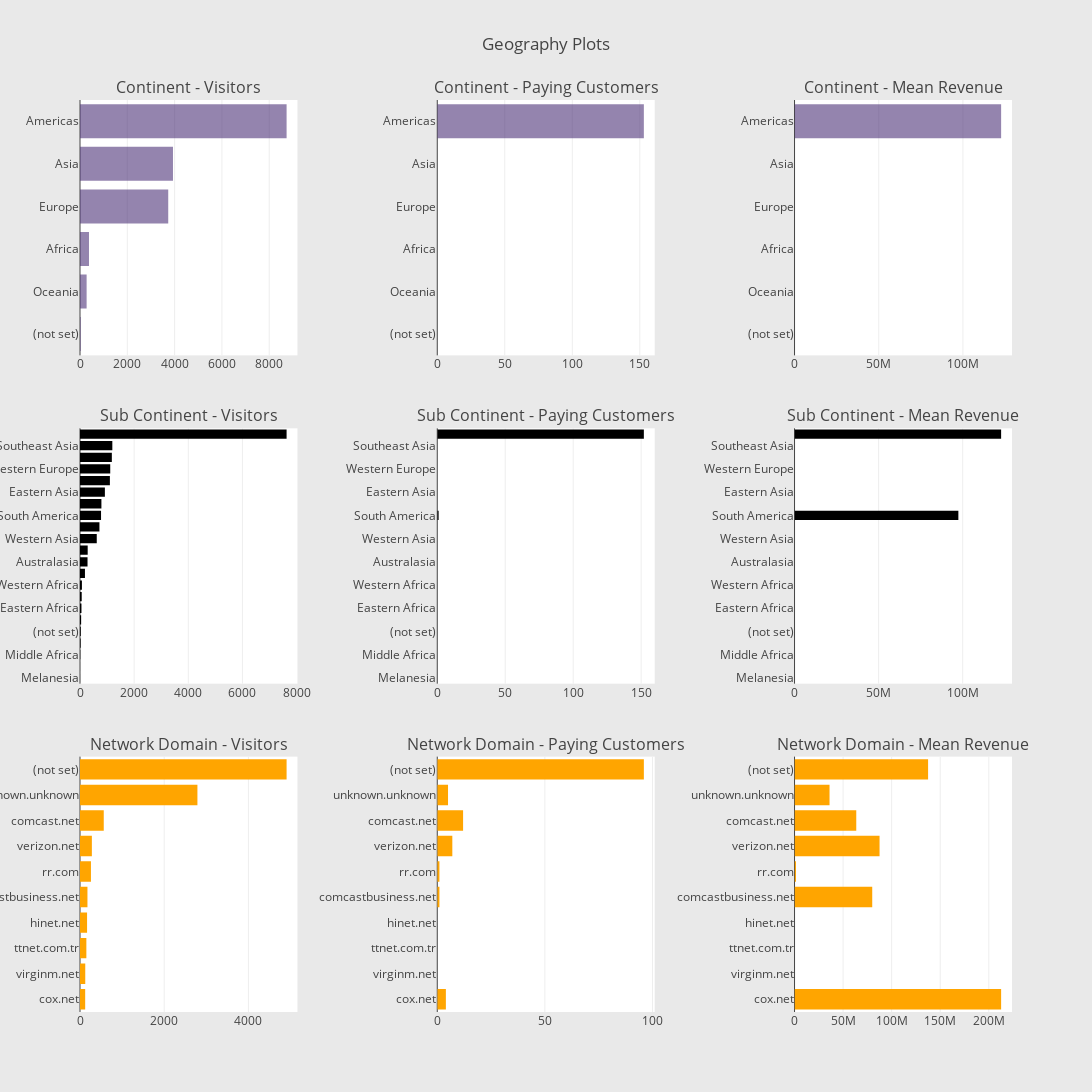

The cell this chart's notebook holds for it:
### Code cell
# Continent
cnt_srs = datavis.groupby('geoNetwork.continent')['totals.transactionRevenue'].agg(['size', 'count', 'mean'])
cnt_srs.columns = ["count", "count of non-zero revenue", "mean"]
cnt_srs = cnt_srs.sort_values(by="count", ascending=False)
trace1 = horizontal_bar_chart(cnt_srs["count"].head(10), 'rgba(78, 50, 120, 0.6)')
trace2 = horizontal_bar_chart(cnt_srs["count of non-zero revenue"].head(10), 'rgba(78, 50, 120, 0.6)')
trace3 = horizontal_bar_chart(cnt_srs["mean"].head(10), 'rgba(78, 50, 120, 0.6)')

# Sub-continent
cnt_srs = datavis.groupby('geoNetwork.subContinent')['totals.transactionRevenue'].agg(['size', 'count', 'mean'])
cnt_srs.columns = ["count", "count of non-zero revenue", "mean"]
cnt_srs = cnt_srs.sort_values(by="count", ascending=False)
trace4 = horizontal_bar_chart(cnt_srs["count"], 'black')
trace5 = horizontal_bar_chart(cnt_srs["count of non-zero revenue"], 'black')
trace6 = horizontal_bar_chart(cnt_srs["mean"], 'black')

# Network domain
cnt_srs = datavis.groupby('geoNetwork.networkDomain')['totals.transactionRevenue'].agg(['size', 'count', 'mean'])
cnt_srs.columns = ["count", "count of non-zero revenue", "mean"]
cnt_srs = cnt_srs.sort_values(by="count", ascending=False)
trace7 = horizontal_bar_chart(cnt_srs["count"].head(10), 'orange')
trace8 = horizontal_bar_chart(cnt_srs["count of non-zero revenue"].head(10), 'orange')
trace9 = horizontal_bar_chart(cnt_srs["mean"].head(10), 'orange')

# Creating two subplots
fig = tools.make_subplots(rows=3, cols=3, vertical_spacing=0.08, horizontal_spacing=0.15, 
                          subplot_titles=["Continent - Visitors", "Continent - Paying Customers", "Continent - Mean Revenue",
                                          "Sub Continent - Visitors",  "Sub Continent - Paying Customers", "Sub Continent - Mean Revenue",
                                          "Network Domain - Visitors", "Network Domain - Paying Customers", "Network Domain - Mean Revenue"])

fig.append_trace(trace1, 1, 1)
fig.append_trace(trace2, 1, 2)
fig.append_trace(trace3, 1, 3)
fig.append_trace(trace4, 2, 1)
fig.append_trace(trace5, 2, 2)
fig.append_trace(trace6, 2, 3)
fig.append_trace(trace7, 3, 1)
fig.append_trace(trace8, 3, 2)
fig.append_trace(trace9, 3, 3)

fig['layout'].update(height=1500, width=1200, paper_bgcolor='rgb(233,233,233)', title="Geography Plots")
init_notebook_mode(connected=True)
iplot(fig, filename='geo-plots')

### Figure 1 — Plotly figure (JSON) as saved in the notebook; plotly's stock layout.template omitted (floating-point values rounded to 4 significant figures)
{"data": [{"marker": {"color": "rgba(78, 50, 120, 0.6)"}, "orientation": "h", "showlegend": false, "x": [28, 280, 380, 3730, 3931, 8734], "y": ["(not set)", "Oceania", "Africa", "Europe", "Asia", "Americas"], "type": "bar", "uid": "285d88b1-22f0-44f9-b83f-85f19ec8928c", "xaxis": "x", "yaxis": "y"}, {"marker": {"color": "rgba(78, 50, 120, 0.6)"}, "orientation": "h", "showlegend": false, "x": [0, 0, 0, 0, 0, 153], "y": ["(not set)", "Oceania", "Africa", "Europe", "Asia", "Americas"], "type": "bar", "uid": "1cfeb293-a92a-4268-b0a0-29b7ae953142", "xaxis": "x2", "yaxis": "y2"}, {"marker": {"color": "rgba(78, 50, 120, 0.6)"}, "orientation": "h", "showlegend": false, "x": [null, null, null, null, null, 122700000.0], "y": ["(not set)", "Oceania", "Africa", "Europe", "Asia", "Americas"], "type": "bar", "uid": "b86acfe5-45a9-41b5-960e-432b821aa9d8", "xaxis": "x3", "yaxis": "y3"}, {"marker": {"color": "black"}, "orientation": "h", "showlegend": false, "x": [1, 1, 9, 23, 28, 42, 54, 63, 71, 183, 278, 284, 619, 718, 777, 791, 919, 1104, 1117, 1176, 1194, 7631], "y": ["Melanesia", "Micronesian Region", "Middle Africa", "Central Asia", "(not set)", "Caribbean", "Eastern Africa", "Southern Africa", "Western Africa", "Northern Africa", "Australasia", "Central America", "Western Asia", "Southern Europe", "South America", "Eastern Europe", "Eastern Asia", "Northern Europe", "Western Europe", "Southern Asia", "Southeast Asia", "Northern America"], "type": "bar", "uid": "db7248f0-4fd2-443f-a751-05ea1e141aa1", "xaxis": "x4", "yaxis": "y4"}, {"marker": {"color": "black"}, "orientation": "h", "showlegend": false, "x": [0, 0, 0, 0, 0, 0, 0, 0, 0, 0, 0, 0, 0, 0, 1, 0, 0, 0, 0, 0, 0, 152], "y": ["Melanesia", "Micronesian Region", "Middle Africa", "Central Asia", "(not set)", "Caribbean", "Eastern Africa", "Southern Africa", "Western Africa", "Northern Africa", "Australasia", "Central America", "Western Asia", "Southern Europe", "South America", "Eastern Europe", "Eastern Asia", "Northern Europe", "Western Europe", "Southern Asia", "Southeast Asia", "Northern America"], "type": "bar", "uid": "9b444310-1d1c-4ee5-adab-41c276991612", "xaxis": "x5", "yaxis": "y5"}, {"marker": {"color": "black"}, "orientation": "h", "showlegend": false, "x": [null, null, null, null, null, null, null, null, null, null, null, null, null, null, 97410000, null, null, null, null, null, null, 122800000.0], "y": ["Melanesia", "Micronesian Region", "Middle Africa", "Central Asia", "(not set)", "Caribbean", "Eastern Africa", "Southern Africa", "Western Africa", "Northern Africa", "Australasia", "Central America", "Western Asia", "Southern Europe", "South America", "Eastern Europe", "Eastern Asia", "Northern Europe", "Western Europe", "Southern Asia", "Southeast Asia", "Northern America"], "type": "bar", "uid": "d32ebb31-6ef6-4bb4-ac8a-843a90938cb4", "xaxis": "x6", "yaxis": "y6"}, {"marker": {"color": "orange"}, "orientation": "h", "showlegend": false, "x": [123, 125, 151, 168, 177, 260, 282, 564, 2789, 4907], "y": ["cox.net", "virginm.net", "ttnet.com.tr", "hinet.net", "comcastbusiness.net", "rr.com", "verizon.net", "comcast.net", "unknown.unknown", "(not set)"], "type": "bar", "uid": "5753fafe-4058-4551-9a69-cef901f97f04", "xaxis": "x7", "yaxis": "y7"}, {"marker": {"color": "orange"}, "orientation": "h", "showlegend": false, "x": [4, 0, 0, 0, 1, 1, 7, 12, 5, 96], "y": ["cox.net", "virginm.net", "ttnet.com.tr", "hinet.net", "comcastbusiness.net", "rr.com", "verizon.net", "comcast.net", "unknown.unknown", "(not set)"], "type": "bar", "uid": "95300157-8a85-4b9d-88cb-d2840978cfb5", "xaxis": "x8", "yaxis": "y8"}, {"marker": {"color": "orange"}, "orientation": "h", "showlegend": false, "x": [212692500, null, null, null, 79990000, 1500000, 87530000.0, 63555000, 36036000, 137500000.0], "y": ["cox.net", "virginm.net", "ttnet.com.tr", "hinet.net", "comcastbusiness.net", "rr.com", "verizon.net", "comcast.net", "unknown.unknown", "(not set)"], "type": "bar", "uid": "a26a4ead-1bc2-4532-b780-4a454533cf01", "xaxis": "x9", "yaxis": "y9"}], "layout": {"annotations": [{"font": {"size": 16}, "showarrow": false, "text": "Continent - Visitors", "x": 0.1167, "xanchor": "center", "xref": "paper", "y": 1, "yanchor": "bottom", "yref": "paper"}, {"font": {"size": 16}, "showarrow": false, "text": "Continent - Paying Customers", "x": 0.5, "xanchor": "center", "xref": "paper", "y": 1, "yanchor": "bottom", "yref": "paper"}, {"font": {"size": 16}, "showarrow": false, "text": "Continent - Mean Revenue", "x": 0.8833, "xanchor": "center", "xref": "paper", "y": 1, "yanchor": "bottom", "yref": "paper"}, {"font": {"size": 16}, "showarrow": false, "text": "Sub Continent - Visitors", "x": 0.1167, "xanchor": "center", "xref": "paper", "y": 0.64, "yanchor": "bottom", "yref": "paper"}, {"font": {"size": 16}, "showarrow": false, "text": "Sub Continent - Paying Customers", "x": 0.5, "xanchor": "center", "xref": "paper", "y": 0.64, "yanchor": "bottom", "yref": "paper"}, {"font": {"size": 16}, "showarrow": false, "text": "Sub Continent - Mean Revenue", "x": 0.8833, "xanchor": "center", "xref": "paper", "y": 0.64, "yanchor": "bottom", "yref": "paper"}, {"font": {"size": 16}, "showarrow": false, "text": "Network Domain - Visitors", "x": 0.1167, "xanchor": "center", "xref": "paper", "y": 0.28, "yanchor": "bottom", "yref": "paper"}, {"font": {"size": 16}, "showarrow": false, "text": "Network Domain - Paying Customers", "x": 0.5, "xanchor": "center", "xref": "paper", "y": 0.28, "yanchor": "bottom", "yref": "paper"}, {"font": {"size": 16}, "showarrow": false, "text": "Network Domain - Mean Revenue", "x": 0.8833, "xanchor": "center", "xref": "paper", "y": 0.28, "yanchor": "bottom", "yref": "paper"}], "xaxis": {"anchor": "y", "domain": [0, 0.2333]}, "yaxis": {"anchor": "x", "domain": [0.72, 1]}, "xaxis2": {"anchor": "y2", "domain": [0.3833, 0.6167]}, "yaxis2": {"anchor": "x2", "domain": [0.72, 1]}, "xaxis3": {"anchor": "y3", "domain": [0.7667, 1.0]}, "yaxis3": {"anchor": "x3", "domain": [0.72, 1]}, "xaxis4": {"anchor": "y4", "domain": [0, 0.2333]}, "yaxis4": {"anchor": "x4", "domain": [0.36, 0.64]}, "xaxis5": {"anchor": "y5", "domain": [0.3833, 0.6167]}, "yaxis5": {"anchor": "x5", "domain": [0.36, 0.64]}, "xaxis6": {"anchor": "y6", "domain": [0.7667, 1.0]}, "yaxis6": {"anchor": "x6", "domain": [0.36, 0.64]}, "xaxis7": {"anchor": "y7", "domain": [0, 0.2333]}, "yaxis7": {"anchor": "x7", "domain": [0, 0.28]}, "xaxis8": {"anchor": "y8", "domain": [0.3833, 0.6167]}, "yaxis8": {"anchor": "x8", "domain": [0, 0.28]}, "xaxis9": {"anchor": "y9", "domain": [0.7667, 1.0]}, "yaxis9": {"anchor": "x9", "domain": [0, 0.28]}, "height": 1500, "width": 1200, "paper_bgcolor": "rgb(233,233,233)", "title": {"text": "Geography Plots"}}}
